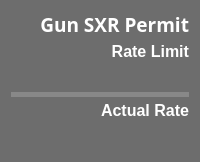
              <widget class="PyDMFrame" name="Device_GunS_Frame">
               <property name="minimumSize">
                <size>
                 <width>0</width>
                 <height>162</height>
                </size>
               </property>
               <property name="maximumSize">
                <size>
                 <width>250</width>
                 <height>162</height>
                </size>
               </property>
               <property name="toolTip">
                <string/>
               </property>
               <property name="styleSheet">
                <string notr="true">QFrame{
background-color: rgb(109, 109, 109);
border-bottom-left-radius: 15px;
border-bottom-right-radius: 15px;
border-top-left-radius: 15px;
border-top-right-radius: 15px;
}</string>
               </property>
               <property name="alarmSensitiveBorder" stdset="0">
                <bool>true</bool>
               </property>
               <property name="channel" stdset="0">
                <string>ca://IOC:BSY0:MP01:GUNSXR_RATE</string>
               </property>
               <layout class="QVBoxLayout" name="verticalLayout_15">
                <property name="spacing">
                 <number>0</number>
                </property>
                <item>
                 <widget class="PyDMLabel" name="Device_GunS_Title">
                  <property name="font">
                   <font>
                    <family>Sans Serif</family>
                    <pointsize>14</pointsize>
                    <weight>75</weight>
                    <italic>false</italic>
                    <bold>true</bold>
                    <strikeout>false</strikeout>
                    <kerning>true</kerning>
                   </font>
                  </property>
                  <property name="toolTip">
                   <string/>
                  </property>
                  <property name="styleSheet">
                   <string notr="true">border: 0px;
color: rgb(255, 255, 255);</string>
                  </property>
                  <property name="frameShape">
                   <enum>QFrame::StyledPanel</enum>
                  </property>
                  <property name="frameShadow">
                   <enum>QFrame::Plain</enum>
                  </property>
                  <property name="text">
                   <string>Gun SXR Permit</string>
                  </property>
                  <property name="alignment">
                   <set>Qt::AlignRight|Qt::AlignTrailing|Qt::AlignVCenter</set>
                  </property>
                 </widget>
                </item>
                <item>
                 <widget class="QLabel" name="Device_GunS_RL_Title">
                  <property name="font">
                   <font>
                    <pointsize>12</pointsize>
                    <weight>75</weight>
                    <bold>true</bold>
                   </font>
                  </property>
                  <property name="styleSheet">
                   <string notr="true">border: 0px;
color: rgb(255, 255, 255);</string>
                  </property>
                  <property name="text">
                   <string>Rate Limit</string>
                  </property>
                  <property name="alignment">
                   <set>Qt::AlignRight|Qt::AlignTrailing|Qt::AlignVCenter</set>
                  </property>
                 </widget>
                </item>
                <item>
                 <widget class="PyDMLabel" name="Device_GunS_RL_Num">
                  <property name="font">
                   <font>
                    <family>Sans Serif</family>
                    <pointsize>12</pointsize>
                    <weight>75</weight>
                    <italic>false</italic>
                    <bold>true</bold>
                   </font>
                  </property>
                  <property name="toolTip">
                   <string/>
                  </property>
                  <property name="styleSheet">
                   <string notr="true">border: 0px;</string>
                  </property>
                  <property name="alignment">
                   <set>Qt::AlignRight|Qt::AlignTrailing|Qt::AlignVCenter</set>
                  </property>
                  <property name="rules" stdset="0">
                   <string>[{&quot;name&quot;: &quot;Add Hz&quot;, &quot;property&quot;: &quot;Text&quot;, &quot;initial_value&quot;: &quot;&quot;, &quot;expression&quot;: &quot;str(ch[0]) + ' Hz'&quot;, &quot;channels&quot;: [{&quot;channel&quot;: &quot;ca://IOC:BSY0:MP01:GUNSXR_MEASRATE&quot;, &quot;trigger&quot;: true, &quot;use_enum&quot;: true}]}]</string>
                  </property>
                  <property name="showUnits" stdset="0">
                   <bool>true</bool>
                  </property>
                  <property name="alarmSensitiveContent" stdset="0">
                   <bool>false</bool>
                  </property>
                  <property name="alarmSensitiveBorder" stdset="0">
                   <bool>false</bool>
                  </property>
                 </widget>
                </item>
                <item>
                 <widget class="PyDMDrawingLine" name="Device_GunS_Line">
                  <property name="maximumSize">
                   <size>
                    <width>16777215</width>
                    <height>5</height>
                   </size>
                  </property>
                  <property name="toolTip">
                   <string/>
                  </property>
                  <property name="styleSheet">
                   <string notr="true">background-color: rgb(136, 136, 136);
</string>
                  </property>
                 </widget>
                </item>
                <item>
                 <widget class="PyDMLabel" name="Device_GunS_AR_Title">
                  <property name="font">
                   <font>
                    <pointsize>12</pointsize>
                    <weight>75</weight>
                    <bold>true</bold>
                   </font>
                  </property>
                  <property name="toolTip">
                   <string/>
                  </property>
                  <property name="styleSheet">
                   <string notr="true">border: 0px;
color: rgb(255, 255, 255);</string>
                  </property>
                  <property name="text">
                   <string>Actual Rate</string>
                  </property>
                  <property name="alignment">
                   <set>Qt::AlignRight|Qt::AlignTrailing|Qt::AlignVCenter</set>
                  </property>
                 </widget>
                </item>
                <item>
                 <widget class="PyDMLabel" name="Device_GunS_AR_Num">
                  <property name="font">
                   <font>
                    <family>Sans Serif</family>
                    <pointsize>15</pointsize>
                    <weight>75</weight>
                    <italic>false</italic>
                    <bold>true</bold>
                   </font>
                  </property>
                  <property name="toolTip">
                   <string/>
                  </property>
                  <property name="styleSheet">
                   <string notr="true">border: 0px;</string>
                  </property>
                  <property name="alignment">
                   <set>Qt::AlignRight|Qt::AlignTrailing|Qt::AlignVCenter</set>
                  </property>
                  <property name="showUnits" stdset="0">
                   <bool>true</bool>
                  </property>
                  <property name="alarmSensitiveContent" stdset="0">
                   <bool>true</bool>
                  </property>
                  <property name="alarmSensitiveBorder" stdset="0">
                   <bool>false</bool>
                  </property>
                  <property name="channel" stdset="0">
                   <string>ca://IOC:BSY0:MP01:GUNSXR_RATE</string>
                  </property>
                 </widget>
                </item>
               </layout>
              </widget>
